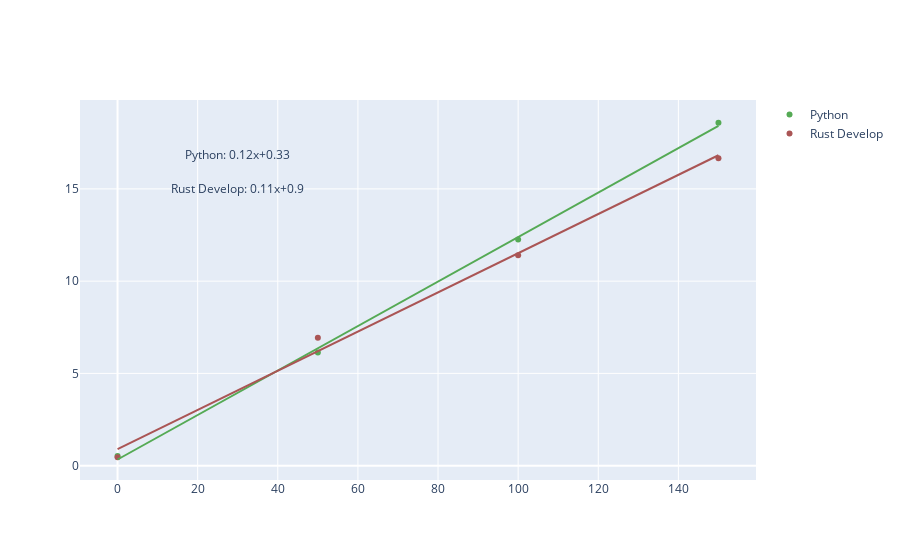

Here is the notebook cell this chart was saved with:
### Code cell
colors = ['#55AA55','#AA5555', '#5555AA']
min_val = min([min(values[name]) for name in names])
max_val = max([max(values[name]) for name in names])
text_start = [min(test_input) + 2/10*(max(test_input) - min(test_input)),
              min_val + 9/10*(max_val - min_val)]
y_diff = 1/10*(max_val - min_val)

go.Figure(
    data = [
        go.Scatter(x = test_input, y = values[name],
        mode='markers',
        name=name,
        marker = {'color': colors[i]})
        for i, name in enumerate(names)] +
        [
            go.Scatter(x = [min(test_input), max(test_input)], y = [params[name]['m'], params[name]['m']+max(test_input)*params[name]['k']],
            mode='lines',
            showlegend = False,
            line = {'color': colors[i]} )
            for i, name in enumerate(names)] +
        [
            go.Scatter(x = [text_start[0]], y = [text_start[1]-i*y_diff],
                mode='text',
                showlegend = False,
                text = f"{name}: {params[name]['k']:0.2}x+{params[name]['m']:0.2}")
                for i, name in enumerate(names)]
)

### Figure 1 — Plotly figure (JSON) as saved in the notebook; plotly's stock layout.template omitted (floating-point values rounded to 4 significant figures)
{"data": [{"marker": {"color": "#55AA55"}, "mode": "markers", "name": "Python", "type": "scatter", "x": [0, 50, 100, 150], "y": [0.5296, 6.136, 12.26, 18.58]}, {"marker": {"color": "#AA5555"}, "mode": "markers", "name": "Rust Develop", "type": "scatter", "x": [0, 50, 100, 150], "y": [0.4557, 6.926, 11.4, 16.66]}, {"line": {"color": "#55AA55"}, "mode": "lines", "showlegend": false, "type": "scatter", "x": [0, 150], "y": [0.334, 18.42]}, {"line": {"color": "#AA5555"}, "mode": "lines", "showlegend": false, "type": "scatter", "x": [0, 150], "y": [0.8979, 16.82]}, {"mode": "text", "showlegend": false, "text": "Python: 0.12x+0.33", "type": "scatter", "x": [30], "y": [16.77]}, {"mode": "text", "showlegend": false, "text": "Rust Develop: 0.11x+0.9", "type": "scatter", "x": [30], "y": [14.96]}], "layout": {}}
